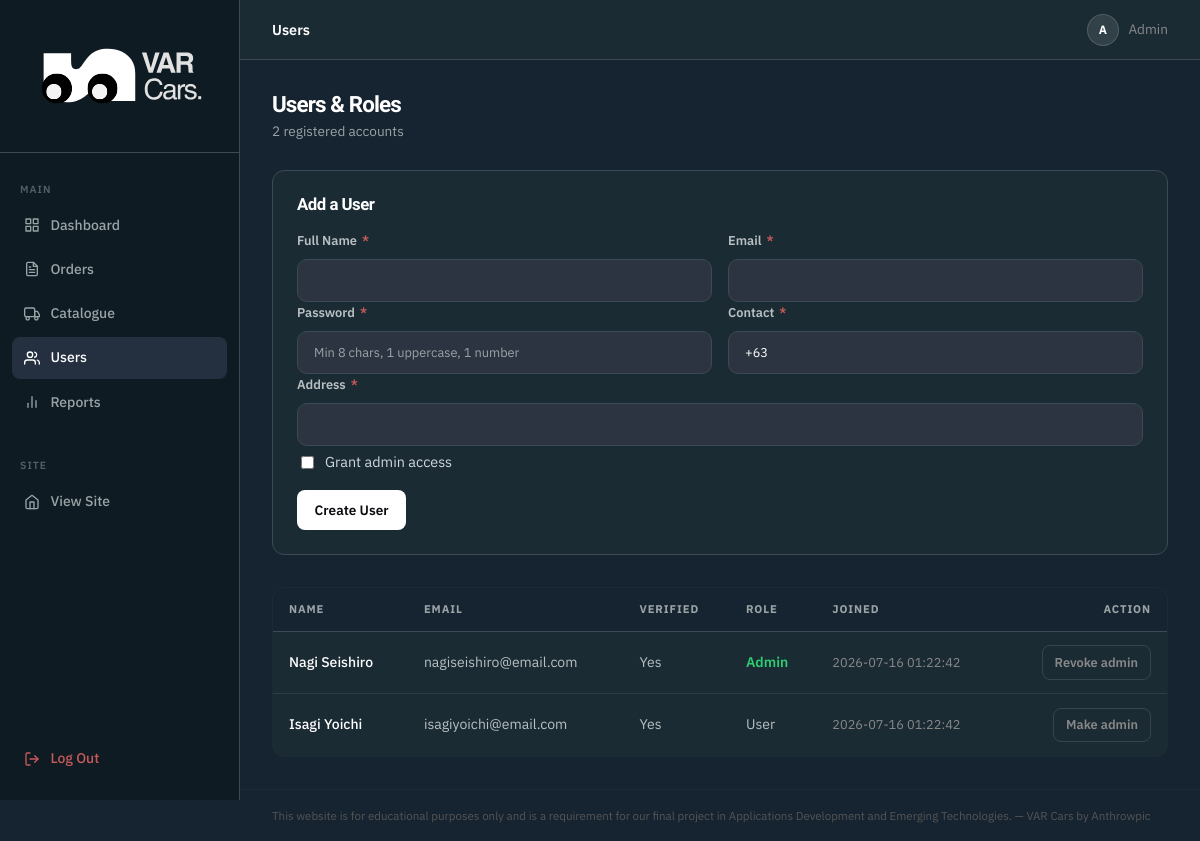
Page /public/admin/users.php (signed in) on the committed database.
### tables this page shows
CREATE TABLE IF NOT EXISTS users (
    id                 INT AUTO_INCREMENT PRIMARY KEY,
    full_name          VARCHAR(255) NOT NULL,
    email              VARCHAR(255) NOT NULL UNIQUE,
    password           VARCHAR(32)  NOT NULL,
    address            TEXT         NOT NULL,
    contact            VARCHAR(50)  NOT NULL,
    is_verified        TINYINT(1)   NOT NULL DEFAULT 0,
    is_admin           TINYINT(1)   NOT NULL DEFAULT 0,
    verification_token VARCHAR(64)  NULL,
    created_at         DATETIME     DEFAULT CURRENT_TIMESTAMP
);

### public/admin/users.php (the view, shortened to what this page needs)
<?php
require_once '../../includes/data.php';
$errors = array();
$values = array(
    'full_name' => '',
    'email'     => '',
    'address'   => '',
    'contact'   => '+63 ',
);
$users = array();
$result = mysqli_query($conn,
    "SELECT id, full_name, email, is_verified, is_admin, created_at
     FROM users ORDER BY created_at DESC");
while ($row = mysqli_fetch_assoc($result)) {
    $users[] = $row;
}
require_once '../../includes/admin-header.php';
?>
<div class="admin-page-head">
    <div>
        <h1>Users &amp; Roles</h1>
        <p><?= count($users) ?> registered account<?= count($users) != 1 ? 's' : '' ?></p>
    </div>
</div>
<div style="background:#1B2B34;border:1px solid #3C4A56;border-radius:12px;padding:1.5rem;margin-bottom:2rem;">
    <h2 style="margin:0 0 1rem;font-size:1.05rem;color:#fff;">Add a User</h2>
    <form method="POST" action="users.php" novalidate>
        <div class="form-row">
            <div class="form-group">
                <label class="form-label" for="full_name">Full Name <span>*</span></label>
                <input class="form-input <?= isset($errors['full_name']) ? 'error' : '' ?>" type="text"
                       id="full_name" name="full_name"
                       value="<?= htmlspecialchars($values['full_name'], ENT_QUOTES, 'UTF-8') ?>">
            </div>
            <div class="form-group">
                <label class="form-label" for="email">Email <span>*</span></label>
                <input class="form-input <?= isset($errors['email']) ? 'error' : '' ?>" type="email"
                       id="email" name="email"
                       value="<?= htmlspecialchars($values['email'], ENT_QUOTES, 'UTF-8') ?>">
            </div>
        </div>
        <div class="form-row">
            <div class="form-group">
                <label class="form-label" for="password">Password <span>*</span></label>
                <input class="form-input <?= isset($errors['password']) ? 'error' : '' ?>" type="text"
                       id="password" name="password" placeholder="Min 8 chars, 1 uppercase, 1 number">
            </div>
            <div class="form-group">
                <label class="form-label" for="contact">Contact <span>*</span></label>
                <input class="form-input <?= isset($errors['contact']) ? 'error' : '' ?>" type="text"
                       id="contact" name="contact"
                       value="<?= htmlspecialchars($values['contact'], ENT_QUOTES, 'UTF-8') ?>">
            </div>
        </div>
        <div class="form-group">
            <label class="form-label" for="address">Address <span>*</span></label>
            <input class="form-input <?= isset($errors['address']) ? 'error' : '' ?>" type="text"
                   id="address" name="address"
                   value="<?= htmlspecialchars($values['address'], ENT_QUOTES, 'UTF-8') ?>">
        </div>
        <label style="display:flex;align-items:center;gap:0.5rem;color:#cfd8df;font-size:0.9rem;margin:0.25rem 0 1rem;cursor:pointer;">
            <input type="checkbox" name="is_admin" value="1"> Grant admin access
        </label>
        <button type="submit" class="admin-btn admin-btn--primary">Create User</button>
    </form>
</div>
<table class="admin-table">
    <thead>
        <tr>
            <th>Name</th>
            <th>Email</th>
            <th>Verified</th>
            <th>Role</th>
            <th>Joined</th>
            <th class="text-right">Action</th>
        </tr>
    </thead>
    <tbody>
        <?php foreach ($users as $u): ?>
        <tr>
            <td style="color:#fff;font-weight:500;"><?= htmlspecialchars($u['full_name'], ENT_QUOTES, 'UTF-8') ?></td>
            <td><?= htmlspecialchars($u['email'], ENT_QUOTES, 'UTF-8') ?></td>
            <td><?= $u['is_verified'] ? 'Yes' : '<span style="color:#c0392b;">No</span>' ?></td>
            <td>
                <?php if ($u['is_admin']): ?>
                    <span style="color:#2ecc71;font-weight:600;">Admin</span>
                <?php else: ?>
                    User
                <?php endif; ?>
            </td>
            <td style="color:#888;font-size:0.8rem;"><?= htmlspecialchars($u['created_at'], ENT_QUOTES, 'UTF-8') ?></td>
            <td class="text-right">
                <form method="POST" action="users.php" style="display:inline;">
                    <button type="submit" class="admin-btn admin-btn--ghost" style="padding:0.35rem 0.75rem;font-size:0.8rem;">
                        <?= $u['is_admin'] ? 'Revoke admin' : 'Make admin' ?>
                    </button>
                </form>
            </td>
        </tr>
        <?php endforeach; ?>
    </tbody>
</table>
<?php require_once '../../includes/admin-footer.php'; ?>

### public/assets/css/styles.css (style rules this page uses)
:root { --font-display: "Geist", "Segoe UI", sans-serif; --font-body: "IBM Plex Sans", "Segoe UI", sans-serif; --text-xs: 0.64rem; --text-sm: 0.8rem; --text-base: 1rem; --text-md: 1.25rem; --text-lg: 1.5625rem; --text-xl: 1.9531rem; --text-2xl: 2.4414rem; --text-3xl: 3.0518rem; --text-display: clamp(2.5rem, 4vw + 1rem, 4.5rem); --c-bg: #0E1B22; --c-nav: #2B3440; --c-surface: #1B2B34; --c-card: #243040; --c-border: #3C4A56; --c-border-2: #555F68; --c-silver: #9AA4A7; --c-silver-2: #b8c0c2; --c-white: #FFFFFF; --c-white-2: #E8ECEE; --color-ink: var(--c-white); --color-ink-2: var(--c-white-2); --color-muted: var(--c-silver); --color-rule: var(--c-border); --color-success: #4caf82; --color-success-soft: #0d2e21; --color-warning: #c9a84c; --color-warning-soft: #2a2010; --color-danger: #c95a5a; --color-danger-soft: #2e1010; --color-budget: #6ab08a; --color-budget-soft: #0d2820; --color-mid: #6a90c0; --color-mid-soft: #0d1e30; --color-luxury: #c9a84c; --color-luxury-soft: #2a2010; --space-2xs: 0.25rem; --space-xs: 0.5rem; --space-sm: 0.75rem; --space-md: 1rem; --space-lg: 1.5rem; --space-xl: 2rem; --space-2xl: 3rem; --space-3xl: 4rem; --space-4xl: 6rem; --content-width: 75rem; --radius-sm: 0.375rem; --radius-md: 0.625rem; --radius-lg: 1rem; --radius-pill: 999px; --dur-fast: 120ms; --dur-base: 200ms; --dur-slow: 320ms; --ease-out: cubic-bezier(0.16, 1, 0.3, 1); }
*, *::before, *::after { box-sizing: border-box; }
html { scroll-behavior: smooth; overflow-x: clip; }
body { margin: 0; min-width: 20rem; overflow-x: clip; background-color: var(--c-bg); color: var(--c-white-2); font-family: var(--font-body); font-size: var(--text-base); line-height: 1.65; }
h1, h2, h3, h4, p, ul, ol { margin: 0; }
h1, h2, h3, h4 { color: var(--c-white); font-family: var(--font-display); line-height: 1.1; overflow-wrap: anywhere; }
h1 { font-size: var(--text-display); letter-spacing: -0.04em; }
h2 { font-size: var(--text-2xl); letter-spacing: -0.03em; }
button, input, select, textarea { font: inherit; }
.form-group { display: flex; flex-direction: column; gap: var(--space-xs); }
.form-label { font-size: var(--text-sm); font-weight: 600; color: var(--c-silver-2); }
.form-label span { color: var(--color-danger); margin-left: 2px; }
.form-input, .form-select, .form-textarea { width: 100%; padding: 0.625rem var(--space-md); background: var(--c-nav); border: 1px solid var(--c-border); border-radius: var(--radius-md); color: var(--c-white); font-size: var(--text-sm); transition: border-color var(--dur-base), box-shadow var(--dur-base); appearance: none; }
.form-input::placeholder, .form-textarea::placeholder { color: var(--c-silver); }
.form-row { display: grid; grid-template-columns: 1fr 1fr; gap: var(--space-md); }
.text-right { text-align: right; }
.admin-table { width: 100%; border-collapse: collapse; font-size: var(--text-sm); }
.admin-table th { text-align: left; padding: var(--space-sm) var(--space-md); font-size: var(--text-xs); text-transform: uppercase; letter-spacing: 0.07em; color: var(--c-silver); border-bottom: 1px solid var(--c-border); }
.admin-table td { padding: var(--space-md); border-bottom: 1px solid var(--c-border); color: var(--c-white); vertical-align: middle; }

### rows in the picture
users: full_name "Nagi Seishiro", email "nagiseishiro@email.com", is_verified "Yes", is_admin "Admin", created_at "2026-07-16 01:22:42"
users: full_name "Isagi Yoichi", email "isagiyoichi@email.com", is_verified "Yes", is_admin "User", created_at "2026-07-16 01:22:42"

### other values in the picture
$pageTitle "Users"
count($users) "2"
